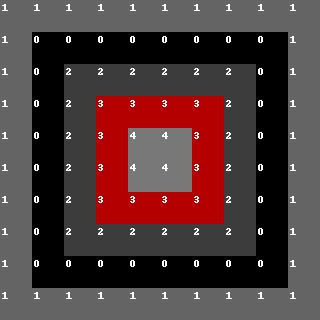

Rendered tile map (Tiled .tmx) drawn with the repository's tilesets; below, a short description and the full map source, tile grids included:
An orthogonal 10x10 tile map with 32x32 px tiles, 1 tile layer (TestLayer).

<map version="1.10" tiledversion="1.11.2" orientation="orthogonal" renderorder="right-down" width="10" height="10" tilewidth="32" tileheight="32" infinite="0" nextlayerid="2" nextobjectid="1">
 <tileset firstgid="1" source="../tileset.tsx" />
 <layer id="1" name="TestLayer" width="10" height="10">
  <data encoding="csv">
2,2,2,2,2,2,2,2,2,2,
2,1,1,1,1,1,1,1,1,2,
2,1,3,3,3,3,3,3,1,2,
2,1,3,4,4,4,4,3,1,2,
2,1,3,4,5,5,4,3,1,2,
2,1,3,4,5,5,4,3,1,2,
2,1,3,4,4,4,4,3,1,2,
2,1,3,3,3,3,3,3,1,2,
2,1,1,1,1,1,1,1,1,2,
2,2,2,2,2,2,2,2,2,2
  </data>
 </layer>
</map>
